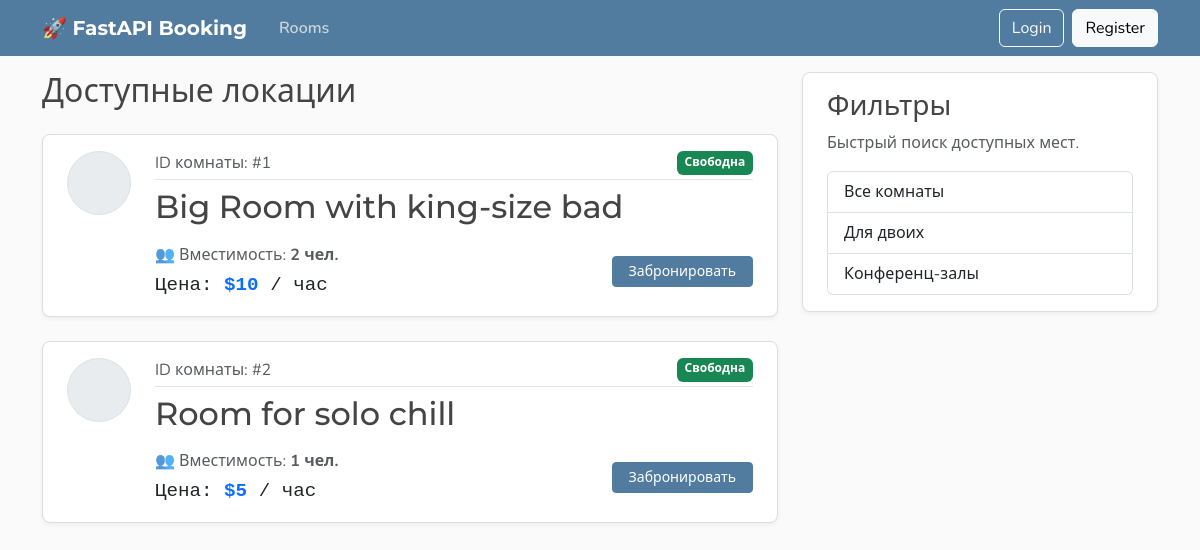
Before: /rooms with the older database file.
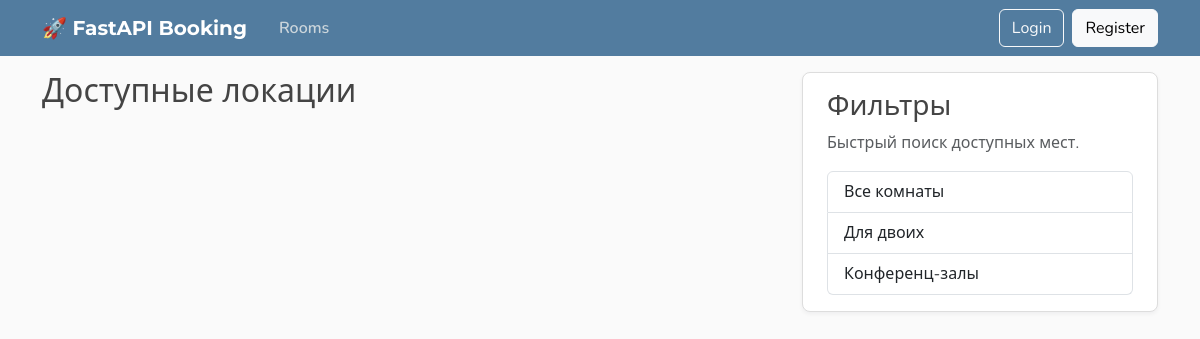
After: the same page with the newer database file.
### models.py (models this page shows)
class Room(Base):
    __tablename__ = "rooms"
    id: Mapped[int] = mapped_column(primary_key=True, index=True)
    title: Mapped[str] = mapped_column(String(100), nullable=False)
    capacity: Mapped[int] = mapped_column(nullable=False)
    price_per_hour: Mapped[int] = mapped_column(nullable=False)
    reviews: Mapped[list[Review]] = relationship(back_populates="room", cascade="all, delete-orphan")
    bookings: Mapped[list[Booking]] = relationship(back_populates="room", cascade="all, delete-orphan")

### main.py (the view)
@app.get("/", include_in_schema=False, name="home")
@app.get("/rooms", include_in_schema=False)
def home(request: Request, db: Annotated[Session, Depends(get_db)]):
    result = db.execute(select(models.Room))
    rooms = result.scalars().all()
    return templates.TemplateResponse(
        request,
        "home.html",
        {"rooms": rooms, "title": "Home"}
    )

### templates/home.html
{% extends "layout.html" %} {% block content %}
<h2 class="mb-4 text-heading">Доступные локации</h2>
{% for room in rooms %}
<article class="content-section py-3 px-4 mb-4">
  <div class="d-flex align-items-start gap-4">
    <div
      class="bg-body-secondary rounded-circle d-flex align-items-center justify-content-center flex-shrink-0 border"
      style="width: 64px; height: 64px"
    ></div>
    <div class="flex-grow-1">
      <div class="article-metadata mb-2 d-flex justify-content-between">
        <span class="text-muted">ID комнаты: #{{ room.id }}</span>
        <span class="badge bg-success">Свободна</span>
      </div>
      <h2>
        <a class="article-title" href="{{ url_for("room_page", room_id = room.id) }}"
          >{{ room.title }}</a
        >
      </h2>
      <div class="mt-3 d-flex justify-content-between align-items-center">
        <div>
          <p class="mb-1 text-body-secondary">
            👥 Вместимость: <strong>{{ room.capacity }} чел.</strong>
          </p>
          <p class="mb-0 text-dark font-monospace" style="font-size: 1.2rem">
            Цена:
            <span class="text-primary fw-bold">${{ room.price_per_hour }}</span>
            / час
          </p>
        </div>
        <button class="btn btn-primary btn-sm px-3">Забронировать</button>
      </div>
    </div>
  </div>
</article>
{% endfor %} {% endblock content %}

### templates/layout.html (shortened to what this page needs)
<!doctype html>
<html lang="en">
  <head>
    <link
      href="https://cdn.jsdelivr.net/npm/bootstrap@5.3.3/dist/css/bootstrap.min.css"
      rel="stylesheet"
    />
    <link
      rel="stylesheet"
      type="text/css"
      href="{{ url_for('static', path='css/main.css') }}"
    />
  </head>
  <body class="d-flex flex-column min-vh-100">
    <header class="site-header">
      <nav
        class="navbar navbar-expand-md bg-steel fixed-top"
        data-bs-theme="dark"
      >
        <div class="container">
          <a class="navbar-brand me-4" href="{{ url_for('home') }}"
            >🚀 FastAPI Booking</a
          >
          <div class="navbar-nav me-auto">
            <a class="nav-link active" href="{{ url_for('home') }}">Rooms</a>
          </div>
          <div class="navbar-nav">
            <a class="btn btn-outline-light me-md-2" href="#">Login</a>
            <a class="btn btn-light" href="#">Register</a>
          </div>
        </div>
      </nav>
    </header>
    <main role="main" class="container mt-5 pt-4">
      <div class="row">
        <div class="col-md-8">{% block content %} {% endblock content %}</div>
        <aside class="col-md-4">
          <div class="content-section py-3 px-4 mb-4">
            <h3>Фильтры</h3>
            <p class="text-body-secondary">Быстрый поиск доступных мест.</p>
            <ul class="list-group">
              <li class="list-group-item list-group-item-action">
                Все комнаты
              </li>
              <li class="list-group-item list-group-item-action">Для двоих</li>
              <li class="list-group-item list-group-item-action">
                Конференц-залы
              </li>
            </ul>
          </div>
        </aside>
      </div>
    </main>
  </body>
</html>

### static/css/main.css (style rules this page uses)
:root { --font-heading: "Montserrat", system-ui, -apple-system, BlinkMacSystemFont, sans-serif; --font-body: "Nunito", system-ui, -apple-system, BlinkMacSystemFont, sans-serif; --color-bg-body: #fafafa; --color-bg-content: #ffffff; --color-text-primary: #333333; --color-text-heading: #444444; --color-steel: #527c9f; --color-nav-link: #cbd5db; --color-nav-link-hover: #ffffff; --color-link-hover: #428bca; --color-border: #dddddd; --color-border-light: #e3e3e3; --spacing-xl: 5rem; --room-img-size: 4rem; }
[data-bs-theme="dark"] { --color-bg-body: #1a1a1a; --color-bg-content: #2d2d2d; --color-text-primary: #e0e0e0; --color-text-heading: #f0f0f0; --color-border: #404040; --color-border-light: #4a4a4a; }
body { font-family: var(--font-body); background: var(--color-bg-body); color: var(--color-text-primary); }
main { padding-top: var(--spacing-xl); }
h1, h2, h3, h4, h5, h6 { font-family: var(--font-heading); color: var(--color-text-heading); }
.navbar-brand { font-family: var(--font-heading); font-weight: 700; }
a { text-decoration: none; }
.bg-steel { background-color: var(--color-steel) !important; }
.site-header .navbar-nav .nav-link { color: var(--color-nav-link); transition: color 0.2s ease-in-out; }
.site-header .navbar-nav .nav-link.active { font-weight: 600; }
.content-section { background: var(--color-bg-content); border: 1px solid var(--color-border); border-radius: 0.5rem; box-shadow: 0 2px 4px rgba(15, 23, 42, 0.05); transition: box-shadow 0.15s ease, transform 0.15s ease, border-color 0.15s ease; }
.btn-outline-light { transition: all 0.2s ease; }

Changed rows visible on the page:
removed Room: id "1", title "Big Room with king-size bad", capacity "2", price_per_hour "10"
removed Room: id "2", title "Room for solo chill", capacity "1", price_per_hour "5"
